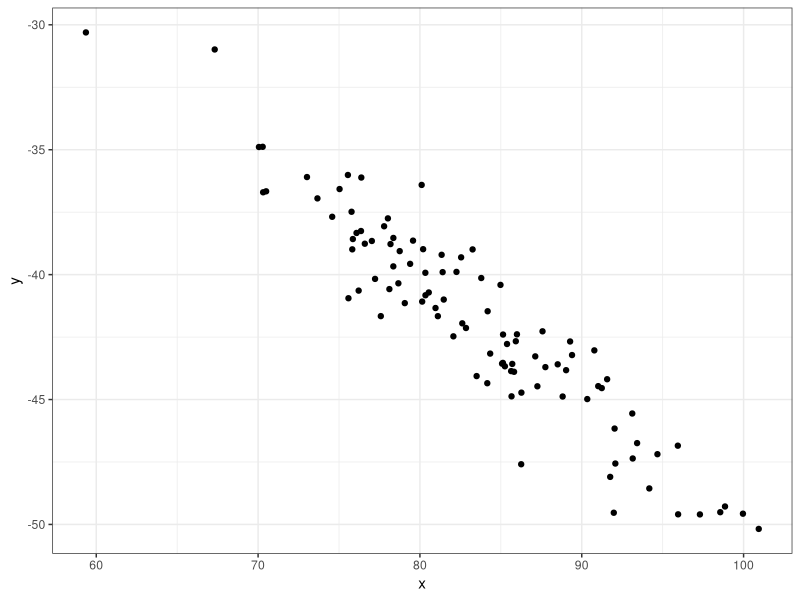

This figure's R source: (Note: this script raises an error after producing the figure.)
## ---- chunk 1
library(dplyr)
library(ggplot2)

## Generación de datos

## Elegimos el tipo de pregunta
i <- sample(1:3, 1) ## 1 = r +, 2 = r -, 3 = correlación baja

media <- sample(10:100, 1)
sd <- 0.1 * media

x <- rnorm(100, media, sd = sd)


switch(i,
       {
            y <- 0.50 * x + rnorm(100) * runif(1, 0.1, 0.35) * sd
       },
       {
            y <- 0.50 * -x + rnorm(100) * runif(1, 0.1, 0.35) * sd
       },
       {
           y <- 0.50 * media + rnorm(100) * runif(1, 0.1, 0.35)* sd
       }
)

df <- data.frame(x = x, y = y)
        
        
gg <- ggplot(df, aes(x = x, y = y)) +
            geom_point() + 
            theme_bw()

r <- round(cor(x, y), 2)

correcta <- r

switch (i,
        {
            incorrectas <- c(-r, runif(1, -0.05, 0.05), sample(c(-1, 1), 1) * (1 + runif(1, 0.01, 0.5)))
        },
        {
            incorrectas <- c(-r, runif(1, -0.05, 0.05), sample(c(-1, 1), 1) * (1 + runif(1, 0.01, 0.5)))
        },
        {
            faker <- round(sample(c(-1, 1), 1) * runif(1, 0.75, 1), 2)
            incorrectas <- c(-faker, faker, sample(c(-1, 1), 1) * (1 + runif(1, 0.01, 0.5)))
        }
)


## Elegimos un tipo de pregunta
opciones <- as.character(round(c(correcta, incorrectas), 2))

## QUESTION/ANSWER GENERATION
questions <- character(4)
solutions <- logical(4)

questions[1] <- opciones[1]
solutions[1] <- TRUE

questions[2] <- opciones[2]
solutions[2] <- FALSE
    
questions[3] <- opciones[3]
solutions[3] <- FALSE

questions[4] <- opciones[4]
solutions[4] <- FALSE
## ---- chunk 2
gg
## ---- chunk 3
answerlist(questions, markup = "markdown")
## ---- chunk 4
answerlist(solutions, markup = "markdown")
